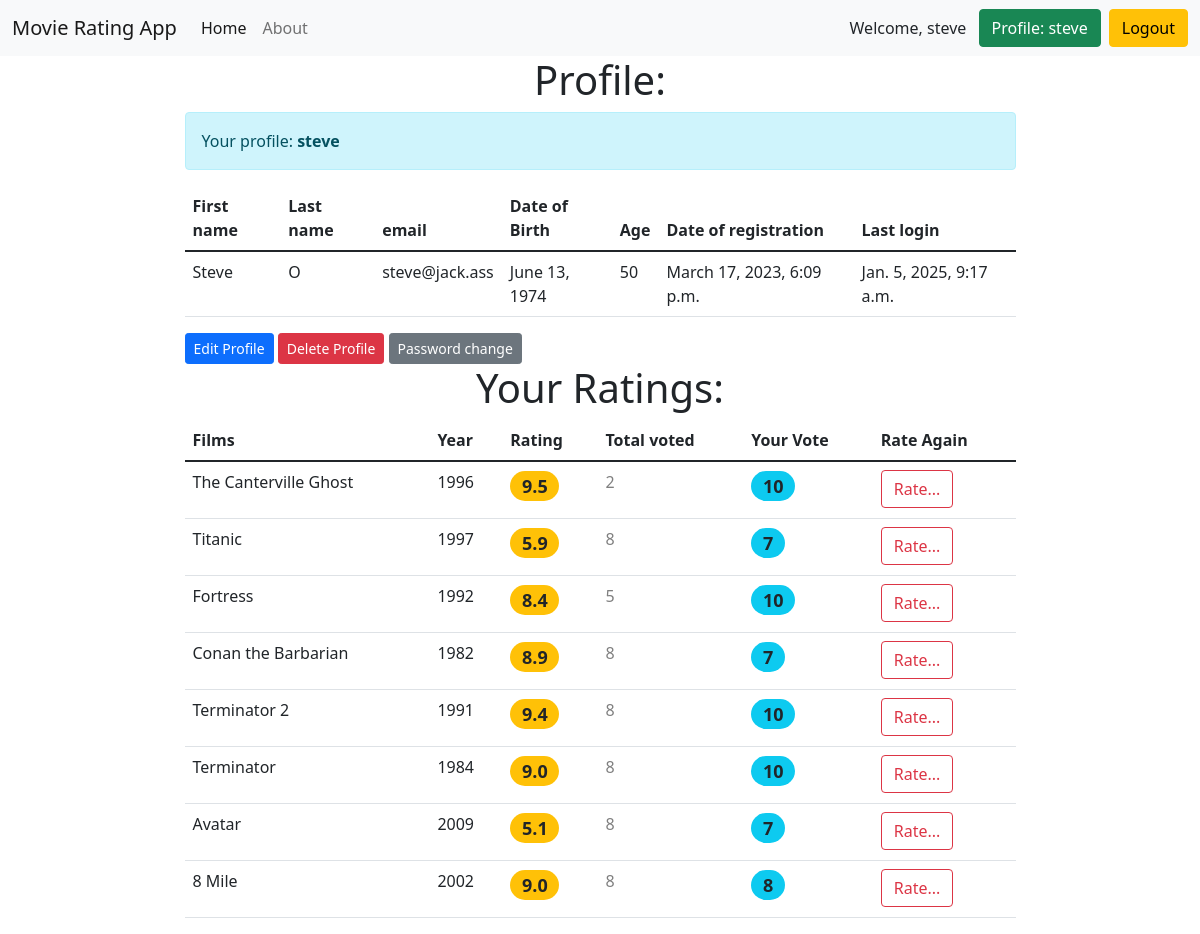
Before: /users/profile/ (signed in) with the older database file.
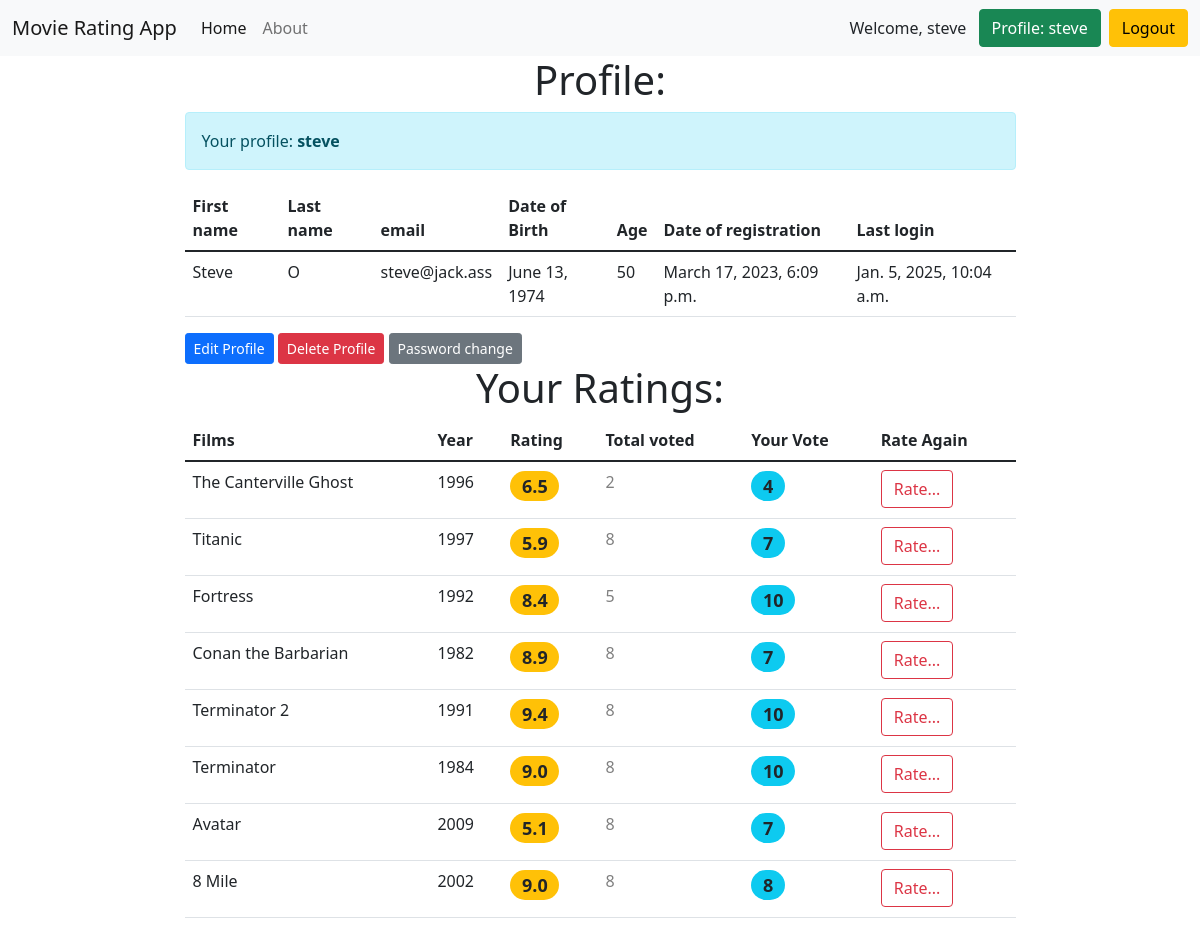
After: the same page with the newer database file.
### accounts/models.py (models this page shows)
class User(AbstractUser):
    email = models.EmailField(unique=True, verbose_name='email')
    date_of_birth = models.DateField(blank=True, null=True, verbose_name='date of birth')
    def age(self):
        if self.date_of_birth:
            return int((datetime.date.today() - self.date_of_birth).days / 365.25)
        else:
            return None

### movie_rating/models.py (models this page shows, shortened)
class Movie(models.Model):
    title = models.CharField(max_length=55, unique=True)
    slug = models.SlugField(unique=True)
    description = models.TextField()
    year = models.PositiveSmallIntegerField()
    country = models.CharField(max_length=20)
    is_active = models.BooleanField(default=True)
    def get_absolute_url(self):
        return reverse('detail', kwargs={'slug': self.slug})
    class Meta:
        ordering = ['title']

### accounts/views.py (the view)
# urls.py: path('profile/', profile, name='profile'),
@login_required
def profile(request):
    user_ratings = Rating.objects.filter(user=request.user).order_by('-created_date')
    ratings_data = []
    for rating in user_ratings:
        movie = rating.movie
        average_rating = Rating.objects.filter(movie=movie, is_active=True).aggregate(Avg('rating'))['rating__avg']
        total_votes = Rating.objects.filter(movie=movie, is_active=True).aggregate(Count('rating'))['rating__count']
        ratings_data.append({
            'movie': movie,
            'rating': rating.rating,
            'average_rating': average_rating or 0,
            'total_votes': total_votes or 0,
        })
    return render(request, 'accounts/profile.html', {'ratings_data': ratings_data})

### accounts/templates/accounts/profile.html (shortened to what this page needs)
{% extends 'base.html' %}
{% block content %}
<h1 class="text-center">Profile:</h1>
<div class="alert alert-info" role="alert">Your profile: <b>{{ user.username }}</b></div>
<table class="table">
    <thead>
    <tr>
        <th scope="col">First name</th>
        <th scope="col">Last name</th>
        <th scope="col">email</th>
        <th scope="col">Date of Birth</th>
        <th scope="col">Age</th>
        <th scope="col">Date of registration</th>
        <th scope="col">Last login</th>
    </tr>
    </thead>
    <tbody>
    <tr>
        <td>{{ user.first_name }}</td>
        <td>{{ user.last_name }}</td>
        <td>{{ user.email }}</td>
        <td>{{ user.date_of_birth }}</td>
        <td>{{ user.age }}</td>
        <td>{{ user.date_joined }}</td>
        <td>{{ user.last_login }}</td>
    </tr>
    </tbody>
</table>
<a href="{% url 'accounts:edit_user' pk=user.id %}" class="btn btn-primary btn-sm">Edit Profile</a>
<a href="{% url 'accounts:delete_user' pk=user.id %}" class="btn btn-danger btn-sm">Delete Profile</a>
<a href="{% url 'accounts:password_change' %}" class="btn btn-secondary btn-sm">Password change</a>
<br>
<h1 class="text-center">Your Ratings:</h1>
{% if ratings_data %}
<table class="table table-hover">
    <thead>
    <tr>
        <th scope="col">Films</th>
        <th scope="col">Year</th>
        <th scope="col">Rating</th>
        <th scope="col">Total voted</th>
        <th scope="col">Your Vote</th>
        <th scope="col">Rate Again</th>
    </tr>
    </thead>
    <tbody>
    {% for rating_data in ratings_data %}
    <tr>
        <td>{{ rating_data.movie.title }}</td>
        <td>{{ rating_data.movie.year }}</td>
        <td>
            <h4><span class="badge rounded-pill bg-warning text-dark">
                {{ rating_data.average_rating|floatformat:1 }}
              </span></h4>
        </td>
        <td>
            <p class="text-black-50">{{ rating_data.total_votes }}</p>
        </td>
        <td>
            <h4><span class="badge rounded-pill bg-info text-dark">
                {{ rating_data.rating }}
            </span></h4>
        </td>
        <td><a href="{{ rating_data.movie.get_absolute_url }}" class="btn btn-outline-danger">Rate...</a></td>
    </tr>
    {% endfor %}
    </tbody>
</table>
{% else %}
<p>You haven't rated any movies yet.</p>
{% endif %}
{% endblock %}

### templates/base.html (shortened to what this page needs)
<!DOCTYPE html>
<html lang="en">
<head>
    <link href="https://cdn.jsdelivr.net/npm/bootstrap@5.1.3/dist/css/bootstrap.min.css" rel="stylesheet"
>
</head>
<body>
<nav class="navbar navbar-expand-lg navbar-light bg-light">
    <div class="container-fluid">
        <a class="navbar-brand" href="{% url 'home' %}">Movie Rating App</a>
        <div class="collapse navbar-collapse" id="navbarNavAltMarkup">
            <div class="navbar-nav">
                <a class="nav-link active" aria-current="page" href="{% url 'home' %}">Home</a>
                <a class="nav-link" href="{% url 'about' %}">About</a>
            </div>
        </div>
        {% if request.user.is_authenticated %}
        Welcome, {{ user.username }}
        &ensp;<a class="btn btn-success" href="{% url 'accounts:profile' %}" type="submit">Profile: {{ user.username }}</a>
        &ensp;<a class="btn btn-warning" href="{% url 'accounts:logout' %}" type="submit">Logout</a>
        {% else %}
        <a class="btn btn-warning" href="{% url 'accounts:login' %}" type="submit">Login</a>&ensp;
        <a class="btn btn-danger" href="{% url 'accounts:register' %}" type="submit">Sign Up</a>
        {% endif %}
    </div>
</nav>
<div class="container">
    <div class="row">
        <div class="col-md-9 m-auto">
            {% block content %}
            {% endblock %}
        </div>
    </div>
</div>
</body>
</html>

Changed rows visible on the page:
changed User "steve": last_login "Jan. 5, 2025, 9:17 a.m." → "Jan. 5, 2025, 10:04 a.m."
computed for Movie "The Canterville Ghost": average_rating "9.5" → "6.5"; rating "10" → "4"
